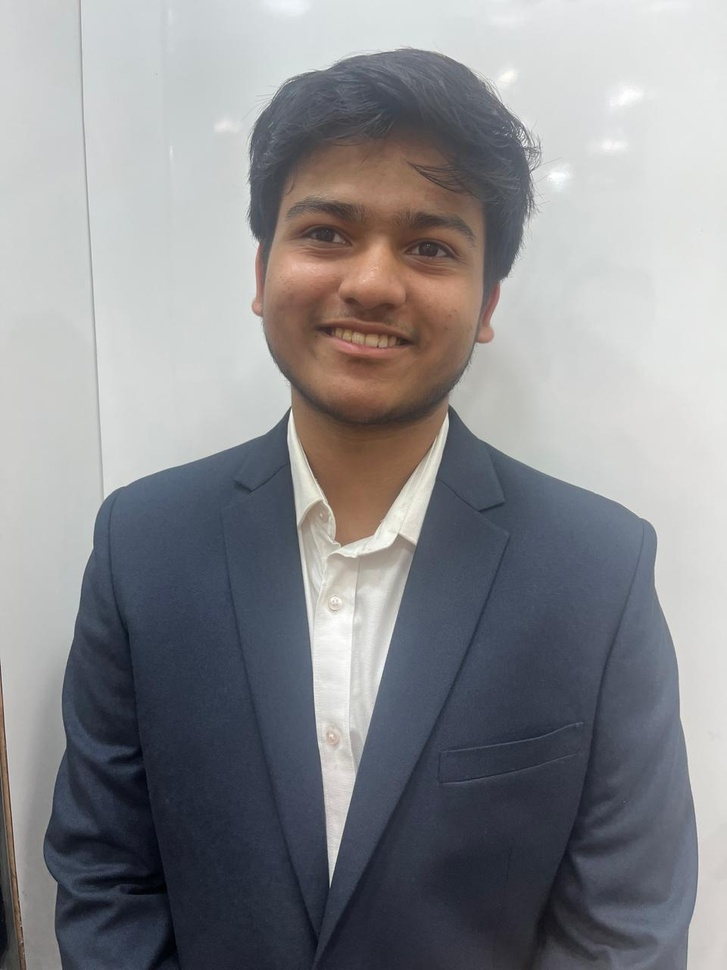
#> input picture t-photos/Arham.jpg, 727 x 970 px, shrunk from 960 x 1280 before the run, given in place of the camera
$ python hsv-calibration.py
#> lines starting #> are read from the running program, lines starting #| are printed output that depends on the picture; after the words box and inside, x2 and y2 are one past the last pixel; in counts of white or black regions, pixels touching at a corner belong together
import cv2
import numpy as np

def nothing(x):
    pass

cv2.namedWindow('Trackbars')

cv2.createTrackbar('Hue Lower','Trackbars',0,179,nothing)
#> slider 'Hue Lower' is set to 35
cv2.createTrackbar('Saturation Lower','Trackbars',0,255,nothing)
#> slider 'Saturation Lower' is set to 51
cv2.createTrackbar('Value Lower','Trackbars',0,255,nothing)
#> slider 'Value Lower' is set to 51
cv2.createTrackbar('Hue Upper','Trackbars',0,179,nothing)
#> slider 'Hue Upper' is set to 179
cv2.createTrackbar('Saturation Upper','Trackbars',0,255,nothing)
#> slider 'Saturation Upper' is set to 255
cv2.createTrackbar('Value Upper','Trackbars',0,255,nothing)
#> slider 'Value Upper' is set to 255

cap = cv2.VideoCapture(1)

while True:
    ret, frame = cap.read()
#> frame is the input picture: shape (970, 727, 3); mean B, G, R 141.2, 137.6, 137.3
    if not ret:
        break

    hue_low = cv2.getTrackbarPos('Hue Lower','Trackbars')
    sat_low = cv2.getTrackbarPos('Saturation Lower','Trackbars')
    val_low = cv2.getTrackbarPos('Value Lower','Trackbars')
    hue_up = cv2.getTrackbarPos('Hue Upper','Trackbars')
    sat_up = cv2.getTrackbarPos('Saturation Upper','Trackbars')
    val_up = cv2.getTrackbarPos('Value Upper','Trackbars')

    lower = np.array([hue_low, sat_low, val_low])
    upper = np.array([hue_up, sat_up, val_up])

    hsv = cv2.cvtColor(frame, cv2.COLOR_BGR2HSV)
#> hsv: shape (970, 727, 3); mean H, S, V 79.9, 39.5, 146.9
    mask = cv2.inRange(hsv, lower, upper)
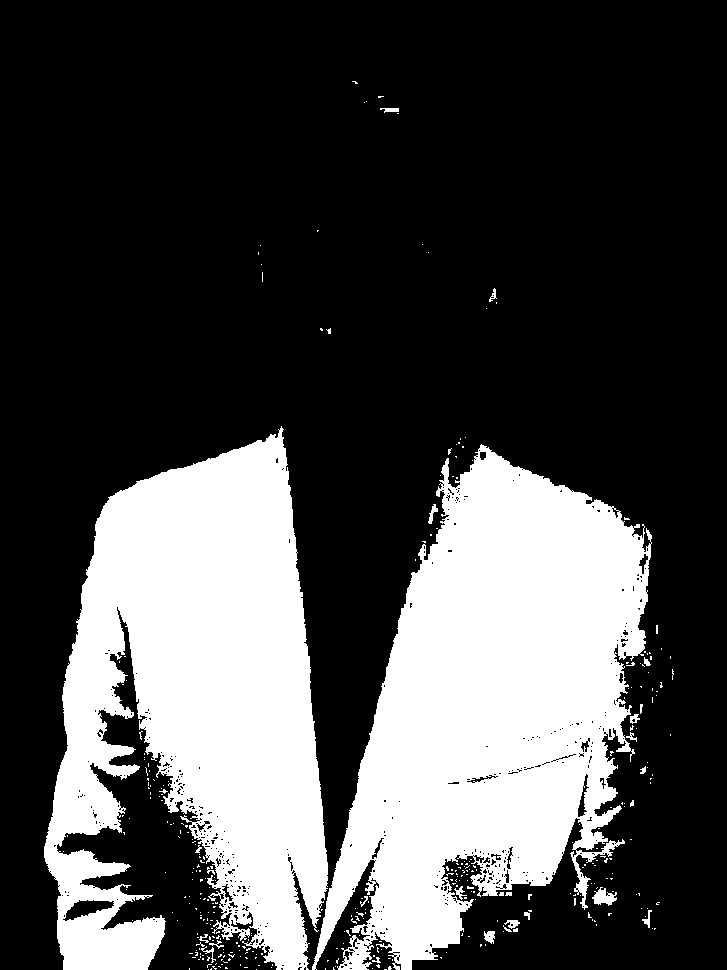
#> mask: shape (970, 727); 28.7% white; 353 white regions (327 under 20 px), largest, box (x1, y1, x2, y2) and area: (312, 444, 652, 970) 101456, (44, 426, 328, 970) 98297, (592, 887, 617, 906) 265
    result = cv2.bitwise_and(frame, frame, mask=mask)
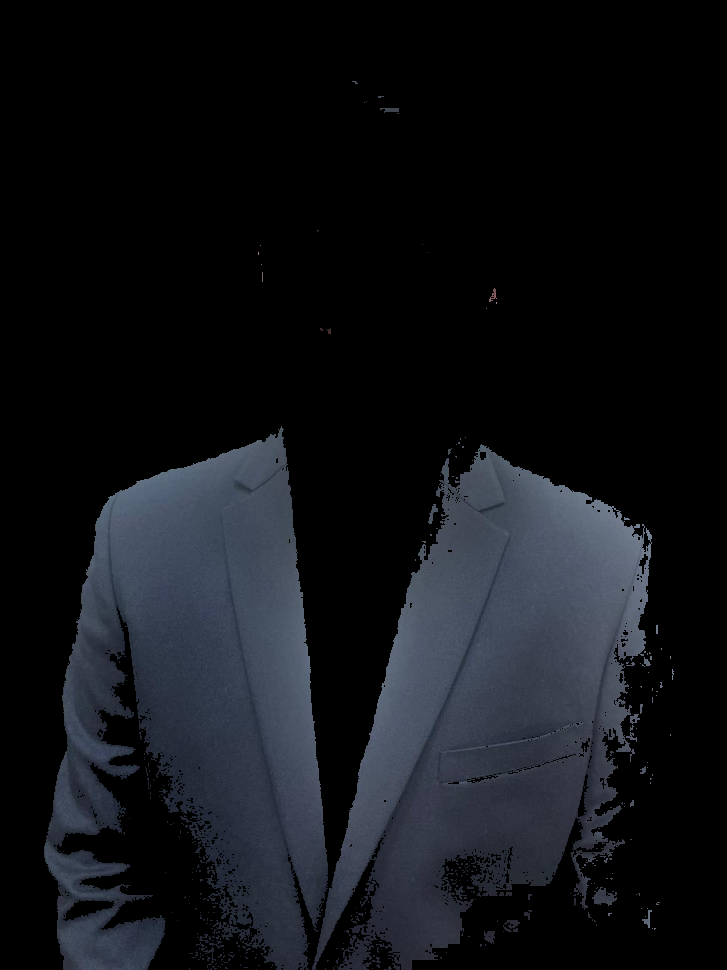
#> result: shape (970, 727, 3); mean B, G, R 23.6, 19.3, 17.2

    cv2.imshow('Original', frame)
    cv2.imshow('Mask', mask)
    cv2.imshow('Result', result)

    if cv2.waitKey(1) & 0xFF == ord('q'):
#> (key q is pressed here)
        break

cap.release()
cv2.destroyAllWindows()
print(lower)
print(upper)

$ run again, on t-photos/Atharv.JPG
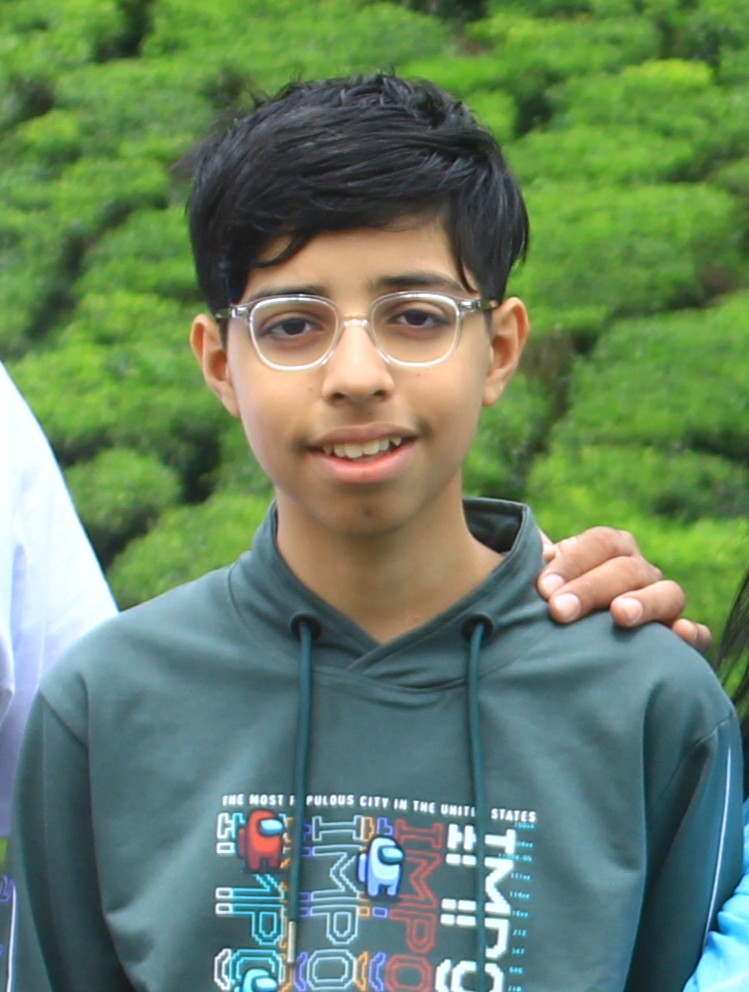
#> input picture t-photos/Atharv.JPG, 749 x 992 px, given in place of the camera
#> frame is the input picture: shape (992, 749, 3); mean B, G, R 100.1, 129.9, 104.4
#> hsv: shape (992, 749, 3); mean H, S, V 66.4, 103.7, 139.4
#> `mask = cv2.inRange(hsv, lower, upper)`:
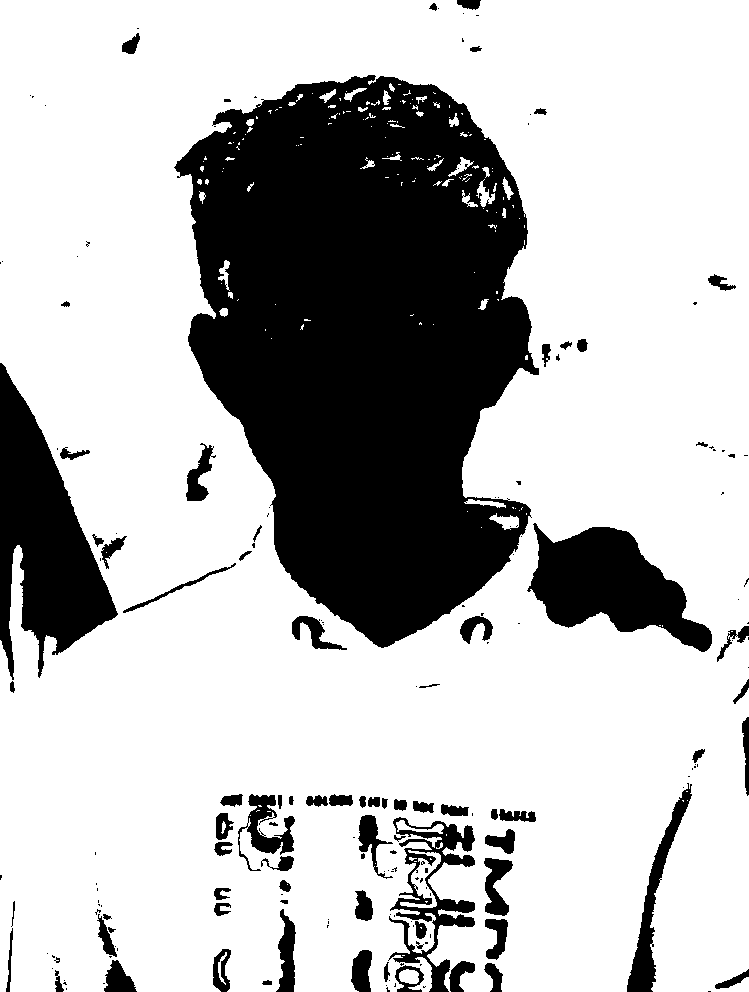
#> mask: shape (992, 749); 73.4% white; 190 black regions (110 under 20 px), largest, box (x1, y1, x2, y2) and area: (174, 75, 539, 648) 141825, (0, 363, 118, 680) 18082, (527, 523, 712, 652) 12473
#> `result = cv2.bitwise_and(frame, frame, mask=mask)`:
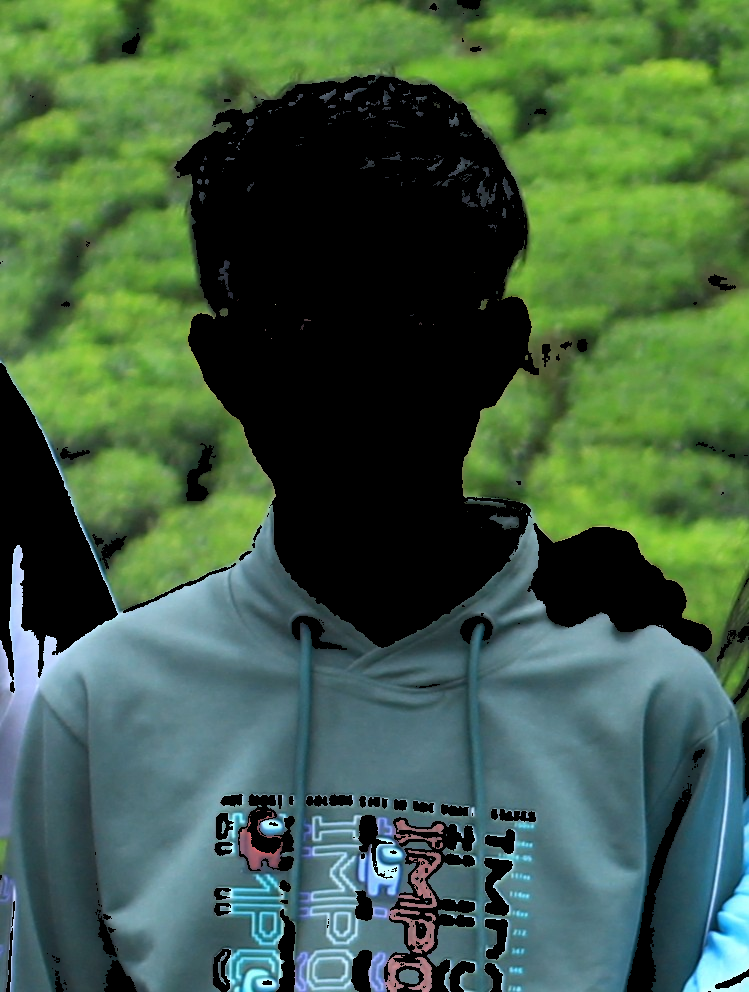
#> result: shape (992, 749, 3); mean B, G, R 69.5, 95.6, 66.1

$ run again, on t-photos/TeamPhoto.jpg
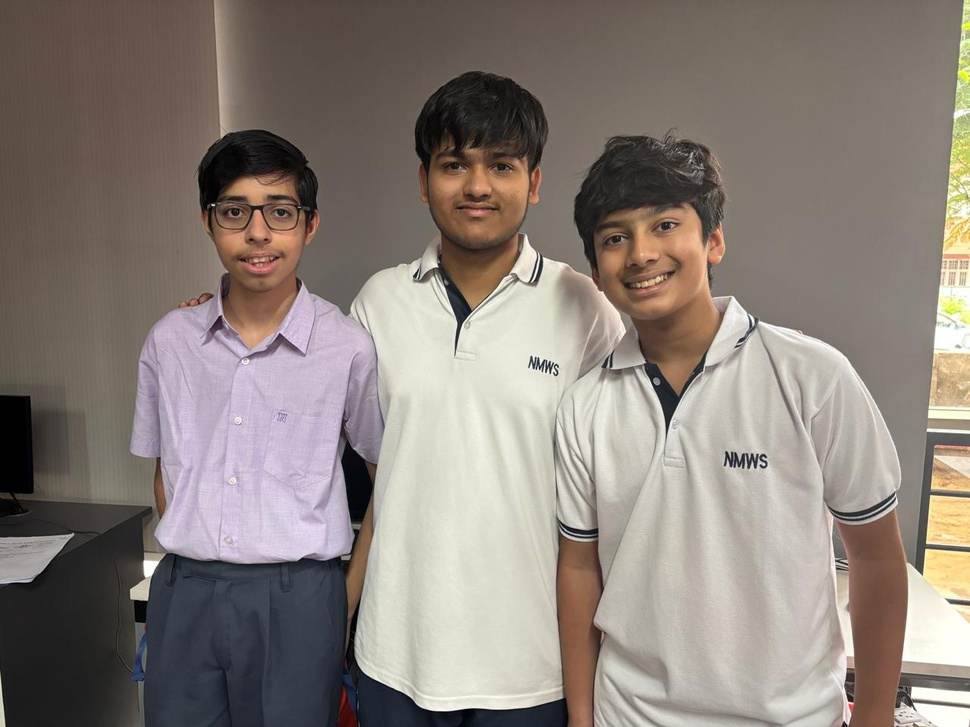
#> input picture t-photos/TeamPhoto.jpg, 970 x 727 px, shrunk from 1280 x 960 before the run, given in place of the camera
#> frame is the input picture: shape (727, 970, 3); mean B, G, R 121.5, 129, 138.6
#> hsv: shape (727, 970, 3); mean H, S, V 33.7, 43.1, 140.2
#> `mask = cv2.inRange(hsv, lower, upper)`:
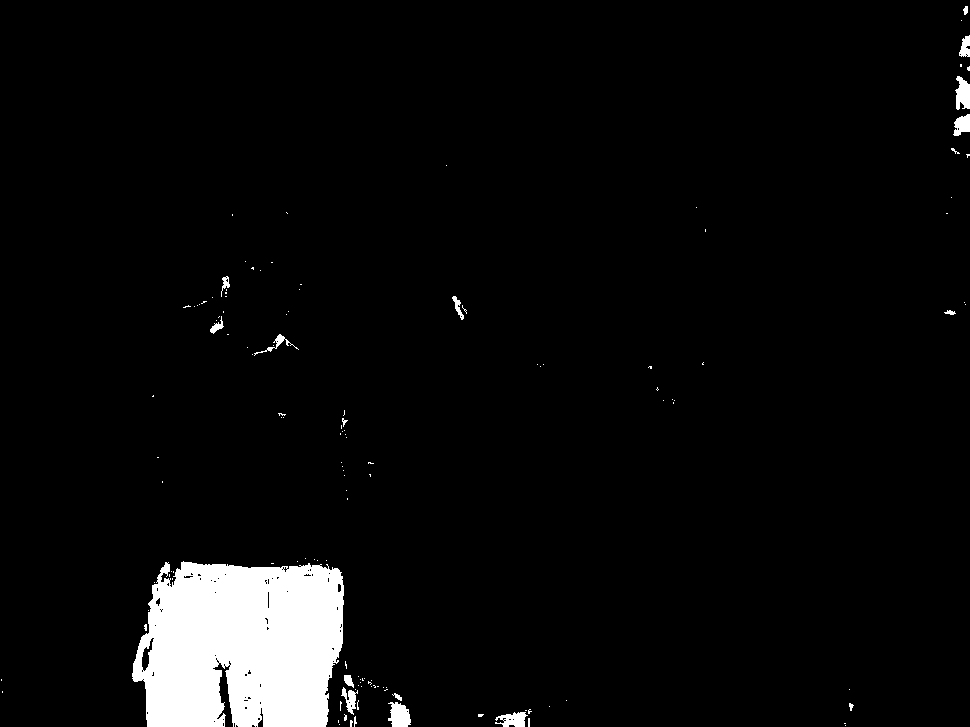
#> mask: shape (727, 970); 4.6% white; 135 white regions (116 under 20 px), largest, box (x1, y1, x2, y2) and area: (132, 561, 344, 727) 29763, (388, 702, 411, 727) 425, (955, 76, 970, 110) 369
#> `result = cv2.bitwise_and(frame, frame, mask=mask)`:
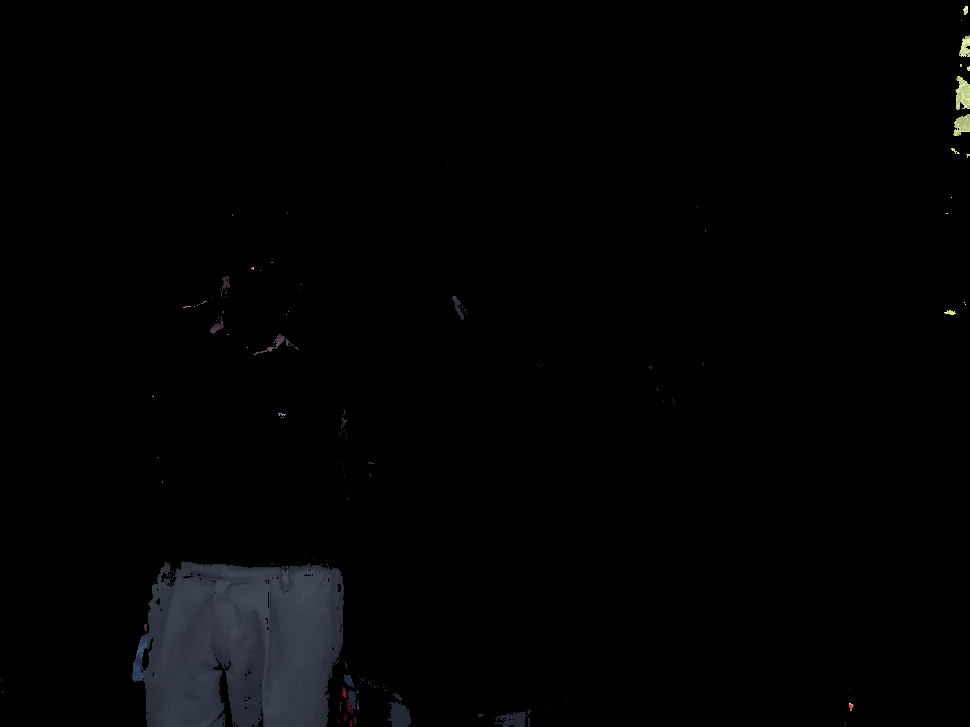
#> result: shape (727, 970, 3); mean B, G, R 3.2, 2.8, 2.5

$ run again, on t-photos/Yash.jpg
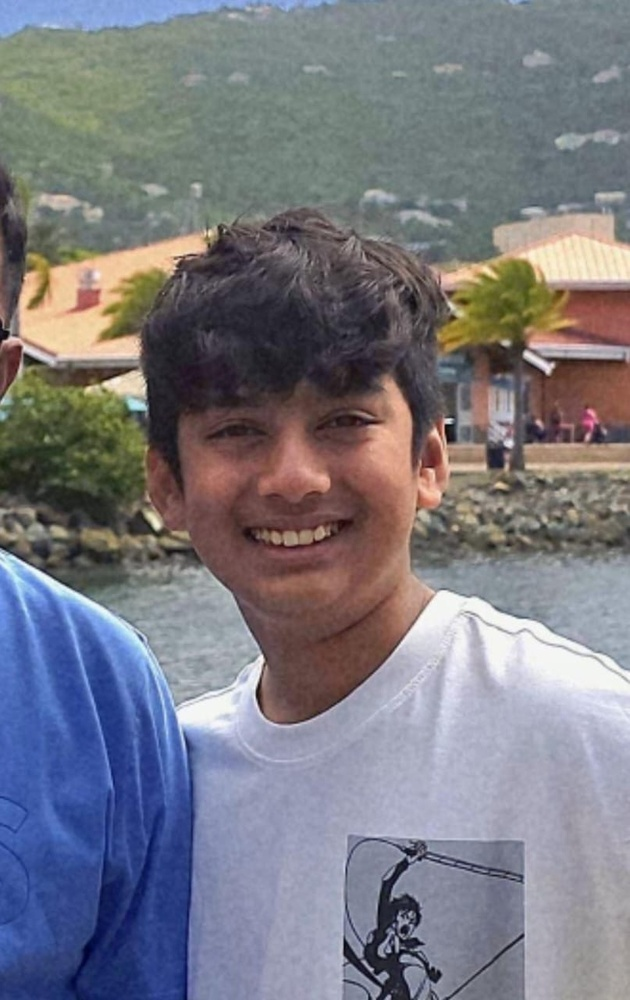
#> input picture t-photos/Yash.jpg, 630 x 1000 px, shrunk from 807 x 1280 before the run, given in place of the camera
#> frame is the input picture: shape (1000, 630, 3); mean B, G, R 129.5, 120.8, 121.3
#> hsv: shape (1000, 630, 3); mean H, S, V 82.6, 61.2, 142.4
#> `mask = cv2.inRange(hsv, lower, upper)`:
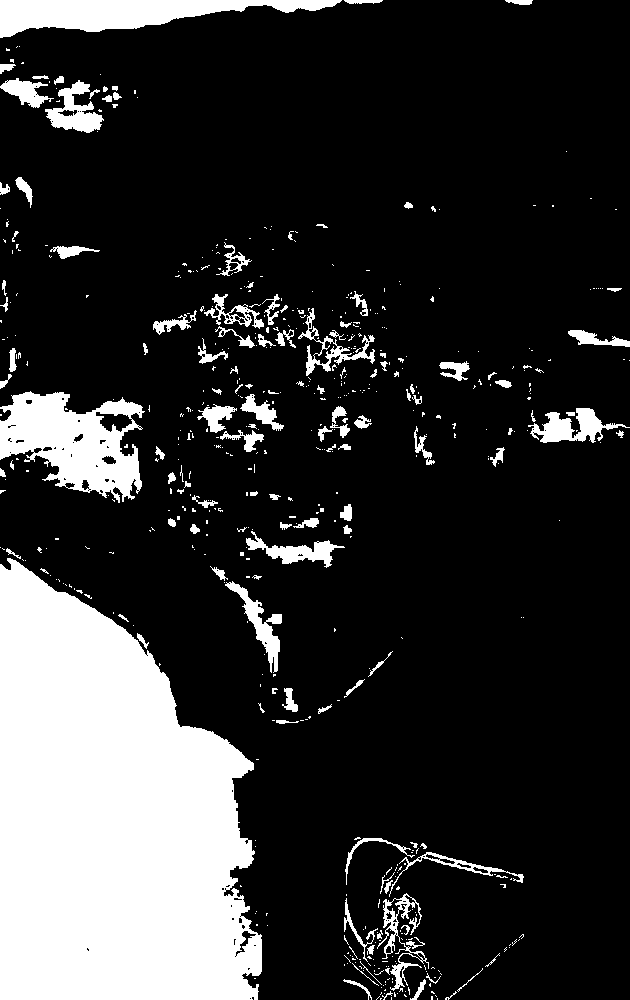
#> mask: shape (1000, 630); 19.8% white; 561 white regions (433 under 20 px), largest, box (x1, y1, x2, y2) and area: (0, 558, 262, 1000) 86992, (0, 391, 145, 503) 9372, (0, 0, 342, 38) 6825
#> `result = cv2.bitwise_and(frame, frame, mask=mask)`:
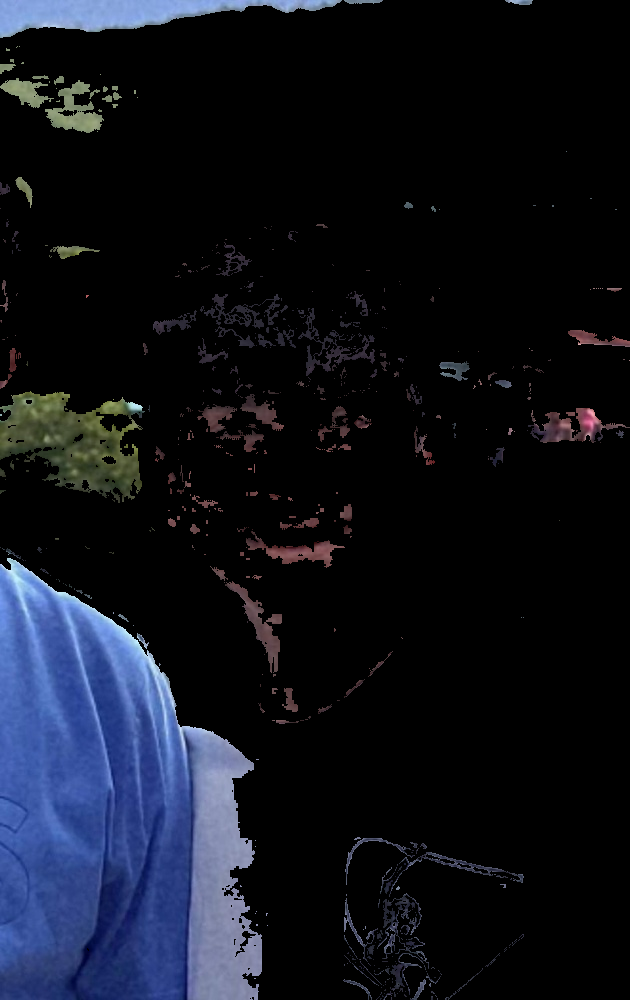
#> result: shape (1000, 630, 3); mean B, G, R 27.5, 18.4, 15.3
